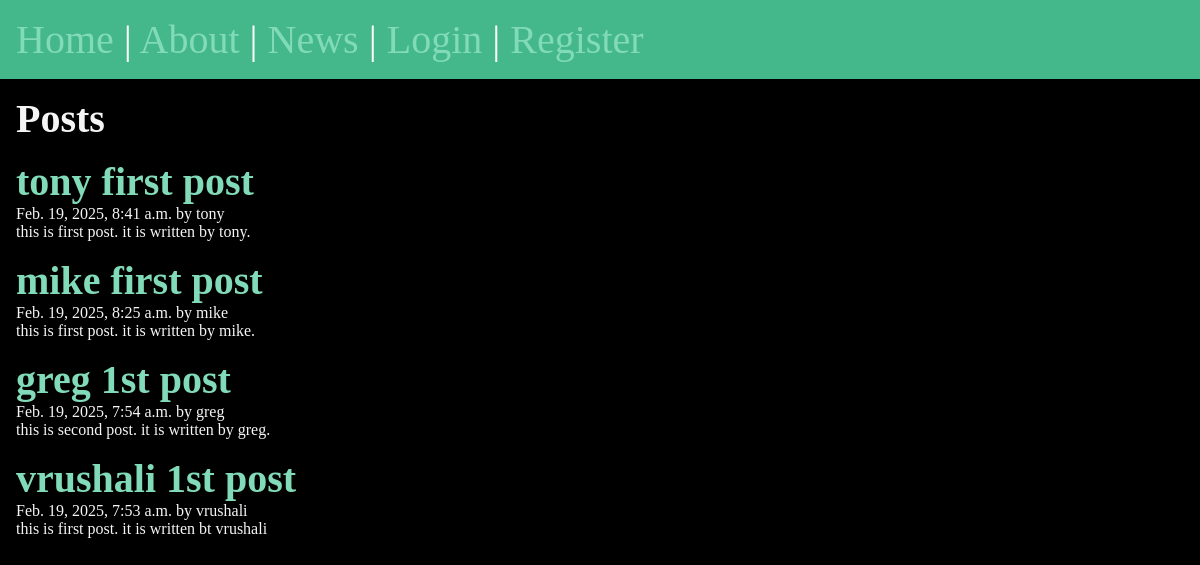
/posts/, run on the app's committed database.
### posts/models.py (models this page shows, shortened)
class Post(models.Model):
    title = models.CharField(max_length=75)
    body = models.TextField()
    slug = models.SlugField(unique=True, null=True, blank=True)
    date = models.DateTimeField(auto_now_add=True)
    banner = models.ImageField(default='fallback.png', blank=True)
    author = models.ForeignKey(User, on_delete=models.CASCADE, default=None)

### posts/views.py (the view)
# urls.py: path('', views.posts_list, name="posts"),
def posts_list(request):
    posts = Post.objects.all().order_by('-date')
    return render(request, 'posts/posts_list.html', {'posts': posts})

### posts/templates/posts/posts_list.html (shortened to what this page needs)
{% extends 'layout.html' %}
{%block content %}
    <section>
        <h1>Posts</h1>
        {% for post in posts %}
            <article>
                <h2>
                    <a href="{% url 'posts:page' slug=post.slug %}">
                        {{ post.title }}
                    </a>
                </h2>
                <p>{{ post.date }} by {{post.author}}</p>
                <p>{{ post.body }}</p>
            </article>
        {% endfor%}
    </section>
{% endblock %}

### templates/layout.html (shortened to what this page needs)
<!DOCTYPE html>
{%load static%}
<html lang="en">
<head>
    <link rel="stylesheet" href="{% static 'css/style.css' %}">
</head>
<body>
    <nav>
        <a href="/">Home</a> |
        <a href="/about">About</a> |
        <a href="{% url 'posts:posts' %}">News</a> |
        {% if user.is_authenticated %}
            <a href="{% url 'posts:new-post' %}">New post</a> |
            <form class="logout" action="{% url 'users:logout' %}" method="post">
                {% csrf_token %}
                <button class="logout-submit">Logout</button>
            </form>
        {% else %}
            <a href="{% url 'users:login' %}">Login</a> |
            <a href="{% url 'users:register' %}">Register</a>
        {% endif %}
    </nav>
    <main>
        {% block content %}
        {% endblock %}
    </main>
</body>
</html>

### data on the page
Post: title "tony first post", date "Feb. 19, 2025, 8:41 a.m.", author "tony", body "this is first post. it is written by tony."
Post: title "mike first post", date "Feb. 19, 2025, 8:25 a.m.", author "mike", body "this is first post. it is written by mike."
Post: title "greg 1st post", date "Feb. 19, 2025, 7:54 a.m.", author "greg", body "this is second post. it is written by greg."
Post: title "vrushali 1st post", date "Feb. 19, 2025, 7:53 a.m.", author "vrushali", body "this is first post. it is written bt vrushali"
